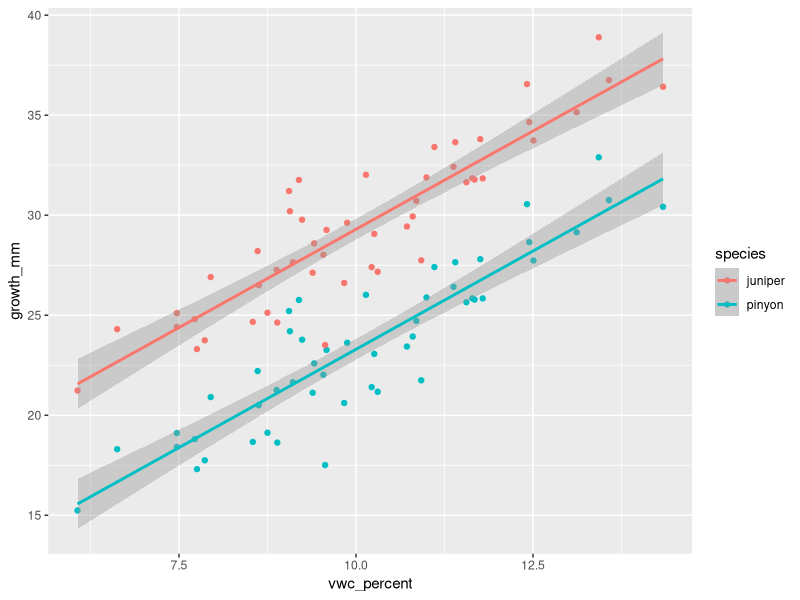

This chart was generated by the following R code:

library(tidyverse)

set.seed(123)

n <- 50
beta0_1 <- 3
beta1 <- 2
beta0_2 <- 9

x <- rnorm(n, mean = 10, sd = 2)

y1_labels <- rep('pinyon', n)
y2_labels <- rep('juniper', n)

# Response with normal errors
epsilon <- rnorm(n, mean = 0, sd = 2)  


y1 <- beta0_1 + beta1 * x + epsilon
y2 <- beta0_2 + beta1 * x + epsilon

sim_data <- data.frame(
  vwc_percent = c(x, x),
  growth_mm = c(y1, y2),
  species = c(y1_labels, y2_labels)
)

ggplot(sim_data, aes(vwc_percent, growth_mm, color = species)) +
  geom_point() + 
  geom_smooth(method = 'lm')

write.csv(sim_data, 'pinyon_juniper_growth.csv', row.names = FALSE)
#How does tree growth (y) in response to soil moisture (x) compare between pinyon and juniper trees?
